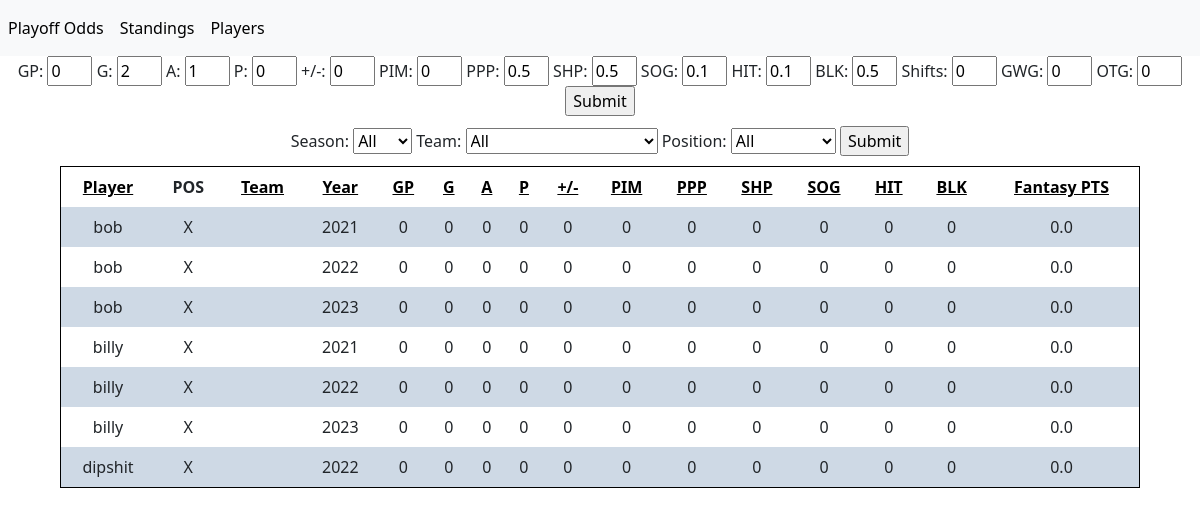
Page /players/ on the earlier database version.
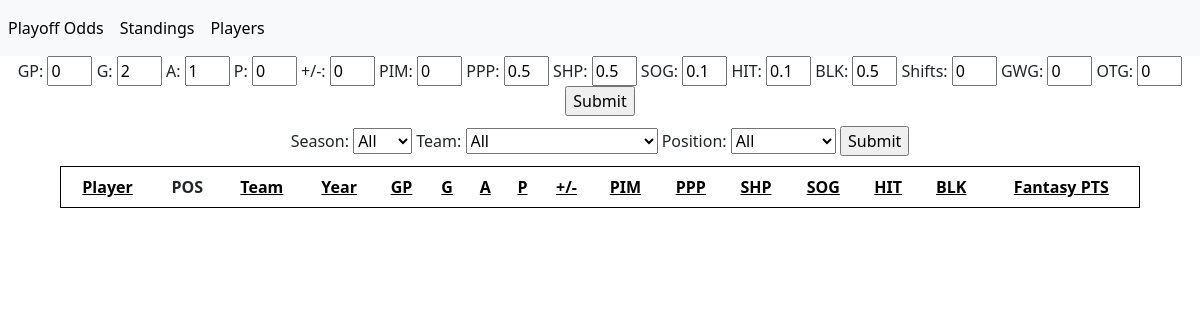
Same page on the later database version.
### fantasy/models.py (models this page shows, shortened)
class Stats(models.Model):
    player = models.ForeignKey(Player, on_delete=models.CASCADE)
    season = models.ForeignKey(Season, on_delete=models.CASCADE)
    team = models.ForeignKey(Team, on_delete=models.CASCADE, null=True)
    goals = models.IntegerField(default = 0)
    assists = models.IntegerField(default = 0)
    toi = models.CharField(max_length = 12, default = "N/A")
    pim = models.IntegerField(default = 0)
    shots = models.IntegerField(default = 0)
    games = models.IntegerField(default = 0)
    hits = models.IntegerField(default = 0)
    blocks = models.IntegerField(default = 0)
    plusMinus = models.IntegerField(default = 0)
    points = models.IntegerField(default = 0)
    shifts = models.IntegerField(default = 0)
    faceoffPct = models.FloatField(default = 0)
    shotPct = models.FloatField(default = 0)
    powerPlayGoals = models.IntegerField(default = 0)
    powerPlayPoints = models.IntegerField(default = 0)
    powerPlayTOI = models.CharField(max_length = 12, default = "N/A")
    shortHandGoals = models.IntegerField(default = 0)
    shortHandPoints = models.IntegerField(default = 0)
    shortHandTOI = models.CharField(max_length = 12, default = "N/A")
    gameWinningGoals = models.IntegerField(default = 0)
    overtimeGoals = models.IntegerField(default = 0)
    evenTOI = models.CharField(max_length = 12, default = "N/A")
    fantasyPoints = models.FloatField(default = 0)

class Player(models.Model):
    name = models.CharField(max_length = 50, default = "")
    team = models.ForeignKey(Team, on_delete=models.CASCADE)
    number = models.IntegerField(default = -1)
    age = models.IntegerField(default = -1)
    height = models.CharField(max_length = 3, default = "X") #In foot, inches
    weight = models.IntegerField(default = -1) #in pounds
    id_num = models.IntegerField(default = -1) #Id num for NHL api
    country = models.CharField(max_length = 20, default = "N/A")
    position = models.CharField(max_length = 20, default = "N/A")
    pos_code = models.CharField(max_length = 3, default = "X")

class Season(models.Model):
    year = models.IntegerField()
    current_season = models.BooleanField(default = False) #marks which season is the current season

### fantasy/views.py (the view)
# urls.py: path("", views.player_page, name="player_page"),
def player_page(request):
    reload_players = False
    if reload_players:
        reset_data()
    player_list, sort_column, sort_direction, form, fant = process_request(request)
    paginator = Paginator(player_list, 50)
    page_number = request.GET.get('page', 1)
    page = paginator.get_page(page_number)
    context = {
        "player_list": page,
        "sort_column": sort_column,
        "sort_direction": sort_direction,
        "page_number": page_number,
        "form": form,
        "fant": fant
    }
    template = loader.get_template("players.html")
    return HttpResponse(template.render(context, request))

### fantasy/forms.py
class InputForm(forms.Form):
    year = forms.CharField(label='Season:', widget=forms.Select(choices=YEAR_CHOICES), initial='all')
    team = forms.CharField(label='Team:', widget=forms.Select(choices=TEAM_CHOICES), initial='all')
    position = forms.CharField(label='Position:', widget=forms.Select(choices=POSITION_CHOICES), initial='all')

### templates/players.html (shortened to what this page needs)
{% load static %}
<!DOCTYPE html>
<html>
<link rel="stylesheet" type="text/css" href="{% static '\css\table_style.css' %}">
<head>
  <link href="https://cdn.jsdelivr.net/npm/bootstrap@5.3.0/dist/css/bootstrap.min.css" rel="stylesheet">
</head>
<body>
<nav class="navbar navbar-expand-lg navbar-light bg-light">
  <div class="collapse navbar-collapse" id="navbarNav">
    <ul class="navbar-nav">
      <li class="nav-item active">
        <a class="nav-link" href="../">Playoff Odds</a>
      </li>
      <li class="nav-item active">
        <a class="nav-link" href="../standings">Standings</a>
      </li>
      <li class="nav-item">
        <a class="nav-link" href="../players">Players</a>
      </li>
    </ul>
  </div>
</nav>
<div class="form-container">
    <form id="filter" action = "" method = "post">
        <div class="form-row">
            {{fant}}
            <input type="submit" name="fantasy_submit" value=Submit>
        </div>
        <div class="form-row">
            {{form}}
            <input type="submit" name="filter_submit" value=Submit>
        </div>
    </form>
</div>
<div id="Players" class="tabcontent">
    <table id="player_table" class="base-table">
        <tr>
            <th><a href="#" onclick="submitForm('?page=1&sort=player__name&dir={% if sort_column == 'player__name' and sort_direction == 'desc' %}asc{% else %}desc{% endif %}')">Player</a></th>
            <th>POS</th>
            <th><a href="#" onclick="submitForm('?page=1&sort=team__acronym&dir={% if sort_column == 'team__acronym' and sort_direction == 'desc'%}asc{% else %}desc{% endif %}')">Team</a></th>
            <th><a href="#" onclick="submitForm('?page=1&sort=season__year&dir={% if sort_column == 'season__year' and sort_direction == 'desc'%}asc{% else %}desc{% endif %}')">Year</a></th>
            <th><a href="#" onclick="submitForm('?page=1&sort=games&dir={% if sort_column == 'games' and sort_direction == 'desc'%}asc{% else %}desc{% endif %}')">GP</a></th>
            <th><a href="#" onclick="submitForm('?page=1&sort=goals&dir={% if sort_column == 'goals' and sort_direction == 'desc'%}asc{% else %}desc{% endif %}')">G</a></th>
            <th><a href="#" onclick="submitForm('?page=1&sort=assists&dir={% if sort_column == 'assists' and sort_direction == 'desc'%}asc{% else %}desc{% endif %}')">A</a></th>
            <th><a href="#" onclick="submitForm('?page=1&sort=points&dir={% if sort_column == 'points' and sort_direction == 'desc'%}asc{% else %}desc{% endif %}')">P</a></th>
            <th><a href="#" onclick="submitForm('?page=1&sort=plusMinus&dir={% if sort_column == 'plusMinus' and sort_direction == 'desc'%}asc{% else %}desc{% endif %}')">+/-</a></th>
            <th><a href="#" onclick="submitForm('?page=1&sort=pim&dir={% if sort_column == 'pim' and sort_direction == 'desc'%}asc{% else %}desc{% endif %}')">PIM</a></th>
            <th><a href="#" onclick="submitForm('?page=1&sort=powerPlayPoints&dir={% if sort_column == 'powerPlayPoints' and sort_direction == 'desc'%}asc{% else %}desc{% endif %}')">PPP</a></th>
            <th><a href="#" onclick="submitForm('?page=1&sort=shortHandPoints&dir={% if sort_column == 'shortHandPoints' and sort_direction == 'desc'%}asc{% else %}desc{% endif %}')">SHP</a></th>
            <th><a href="#" onclick="submitForm('?page=1&sort=shots&dir={% if sort_column == 'shots' and sort_direction == 'desc'%}asc{% else %}desc{% endif %}')">SOG</a></th>
            <th><a href="#" onclick="submitForm('?page=1&sort=hits&dir={% if sort_column == 'hits' and sort_direction == 'desc'%}asc{% else %}desc{% endif %}')">HIT</a></th>
            <th><a href="#" onclick="submitForm('?page=1&sort=blocks&dir={% if sort_column == 'blocks' and sort_direction == 'desc'%}asc{% else %}desc{% endif %}')">BLK</a></th>
            <th><a href="#" onclick="submitForm('?page=1&sort=fantasyPoints&dir={% if sort_column == 'fantasyPoints' and sort_direction == 'desc'%}asc{% else %}desc{% endif %}')">Fantasy PTS</a></th>
        </tr>
        {% for stat in player_list %}
            <tr onmouseenter="highlightRow(this)" onmouseleave="unhighlightRow(this)">
                <td>{{stat.player.name}}</td>
                <td>{{stat.player.pos_code}}</td>
                <td>{{stat.team.acronym}}</td>
                <td>{{stat.season.year}}</td>
                <td>{{stat.games}}</td>
                <td>{{stat.goals}}</td>
                <td>{{stat.assists}}</td>
                <td>{{stat.points}}</td>
                <td>{{stat.plusMinus}}</td>
                <td>{{stat.pim}}</td>
                <td>{{stat.powerPlayPoints}}</td>
                <td>{{stat.shortHandPoints}}</td>
                <td>{{stat.shots}}</td>
                <td>{{stat.hits}}</td>
                <td>{{stat.blocks}}</td>
                <td>{{stat.fantasyPoints}}</td>
            </tr>
        {% endfor %}
    </table>
</div>
</body>
</html>

### static/css/table_style.css (style rules this page uses)
table, th, td { border: 1px solid black; border-top: none; border-bottom: none; padding: 8px; border-collapse: collapse; text-align: center; }
tr:nth-child(odd) { background-color: #FFFFFF; }
.base-table { width: 90%; margin: 0 auto; border: 1px solid black; border-collapse: collapse; text-align: center; }
tr:nth-child(odd):not(.highlighted-row) { background-color: #FFFFFF; }
a:link { color: black; }
.form-container { display: flex; flex-direction: column; align-items: center; justify-content: center; }
.form-container .form-row { margin-bottom: 10px; text-align: center; }
.small-input { width: 45px; }

Differences in the rows shown:
removed Stats: player.name "bob", player.pos_code "X", season.year "2021", games "0", goals "0", assists "0", points "0", plusMinus "0", pim "0", powerPlayPoints "0", shortHandPoints "0", shots "0", hits "0", blocks "0", fantasyPoints "0.0"
removed Stats: player.name "bob", player.pos_code "X", season.year "2022", games "0", goals "0", assists "0", points "0", plusMinus "0", pim "0", powerPlayPoints "0", shortHandPoints "0", shots "0", hits "0", blocks "0", fantasyPoints "0.0"
removed Stats: player.name "bob", player.pos_code "X", season.year "2023", games "0", goals "0", assists "0", points "0", plusMinus "0", pim "0", powerPlayPoints "0", shortHandPoints "0", shots "0", hits "0", blocks "0", fantasyPoints "0.0"
removed Stats: player.name "billy", player.pos_code "X", season.year "2021", games "0", goals "0", assists "0", points "0", plusMinus "0", pim "0", powerPlayPoints "0", shortHandPoints "0", shots "0", hits "0", blocks "0", fantasyPoints "0.0"
removed Stats: player.name "billy", player.pos_code "X", season.year "2022", games "0", goals "0", assists "0", points "0", plusMinus "0", pim "0", powerPlayPoints "0", shortHandPoints "0", shots "0", hits "0", blocks "0", fantasyPoints "0.0"
removed Stats: player.name "billy", player.pos_code "X", season.year "2023", games "0", goals "0", assists "0", points "0", plusMinus "0", pim "0", powerPlayPoints "0", shortHandPoints "0", shots "0", hits "0", blocks "0", fantasyPoints "0.0"
removed Stats: player.name "dipshit", player.pos_code "X", season.year "2022", games "0", goals "0", assists "0", points "0", plusMinus "0", pim "0", powerPlayPoints "0", shortHandPoints "0", shots "0", hits "0", blocks "0", fantasyPoints "0.0"
